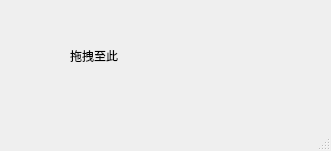
<?xml version="1.0" encoding="UTF-8"?>
<ui version="4.0">
 <class>MainWindow</class>
 <widget class="QMainWindow" name="MainWindow">
  <property name="geometry">
   <rect>
    <x>0</x>
    <y>0</y>
    <width>331</width>
    <height>151</height>
   </rect>
  </property>
  <property name="windowTitle">
   <string>MainWindow</string>
  </property>
  <widget class="QWidget" name="centralwidget">
   <widget class="QLabel" name="label">
    <property name="geometry">
     <rect>
      <x>70</x>
      <y>40</y>
      <width>241</width>
      <height>31</height>
     </rect>
    </property>
    <property name="text">
     <string>拖拽至此</string>
    </property>
   </widget>
  </widget>
  <widget class="QMenuBar" name="menubar">
   <property name="geometry">
    <rect>
     <x>0</x>
     <y>0</y>
     <width>331</width>
     <height>23</height>
    </rect>
   </property>
  </widget>
  <widget class="QStatusBar" name="statusbar"/>
 </widget>
 <resources/>
 <connections/>
</ui>
